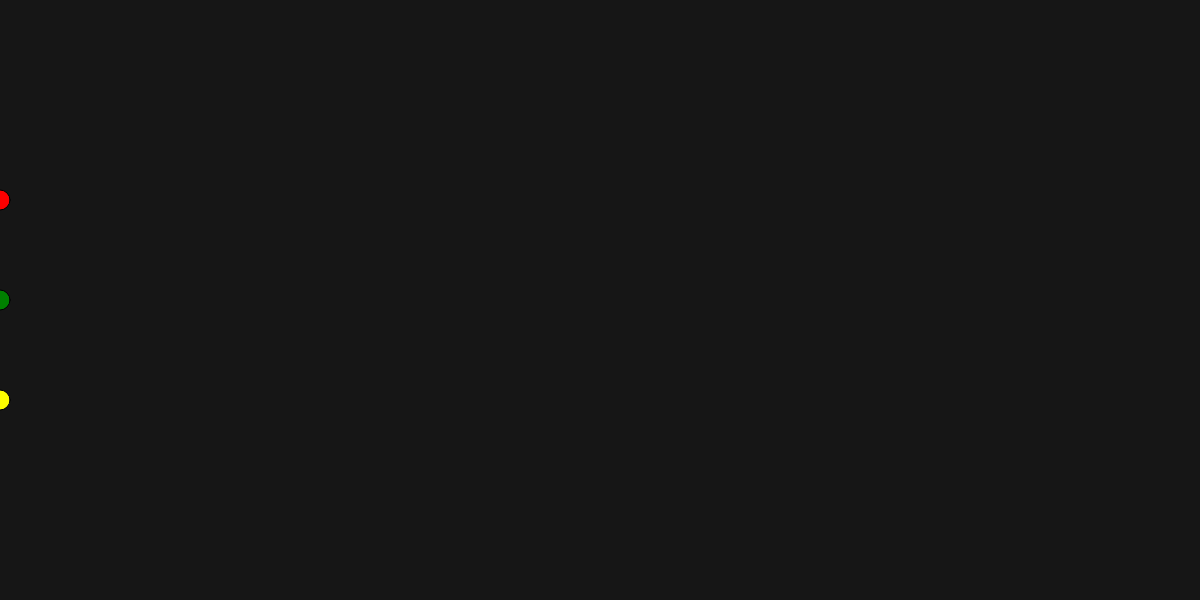
Frame 1 (no input)
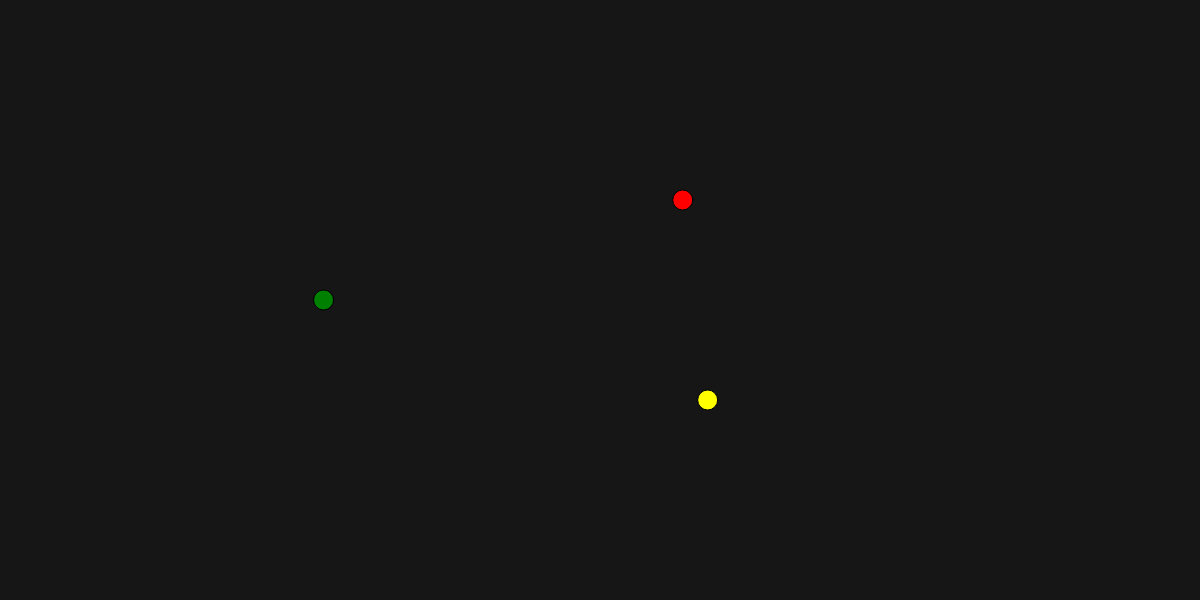
Frame 60 (no input)
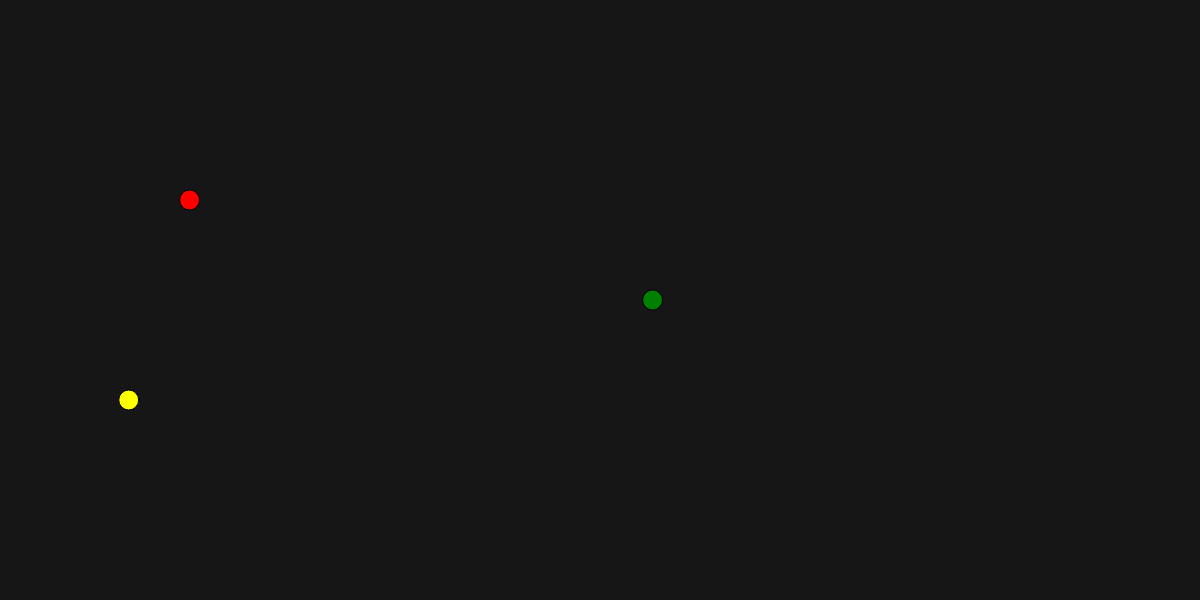
Frame 120 (the mouse pressed at the canvas centre since frame 60)

The p5.js sketch that drew these frames (run headless with seeded random() and noise() and a simulated clock; from frame 60 on, the mouse is pressed at the canvas centre):

// p5.js sketch
// ── sketch.js
// Round Racers
// Fahad Hussain
// 17-3-2025
// Make three circles using class and objects and make them race accros the canvas

let roundRacerOne; let roundRacerTwo; let roundRacerThree; 

function setup() {
  createCanvas(windowWidth, 600);
  roundRacerOne = new RoundRacer(height/3, "red");
  roundRacerTwo = new RoundRacer(height/2, "green");
  roundRacerThree = new RoundRacer(400, "yellow");
}

function draw() {
  background(22);
  roundRacerOne.display();
  roundRacerOne.move();
  roundRacerTwo.display();
  roundRacerTwo.move();
  roundRacerThree.display();
  roundRacerThree.move();

}

class RoundRacer{
  constructor(yPos, color){
    this.yPos = yPos;
    this.color = color;
    this.xPos = 0
    this.xSpeed = random(3,15);

  }
  move(){
    this.xPos += this.xSpeed;
    if(this.xPos >= width){
      this.xPos = 0;
      this.xSpeed = random(3,15);
    }
  }
  
  display(){
    fill(this.color);
    circle(this.xPos, this.yPos, 20);
    }

  }
